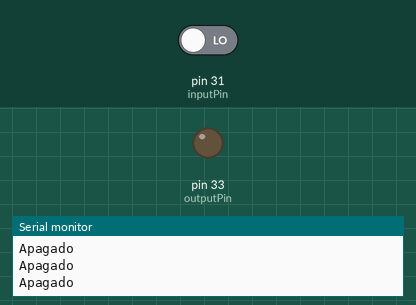
Bench run of a sketch on a simulated Arduino Mega 2560, built with avr-gcc and run on an emulated ATmega2560. Parts: output pins drawn as LEDs (lit = HIGH), the last lines printed to the serial monitor. The test bench sets the inputs (shaded band); at power-on: pin 31 (inputPin) LOW.

Above: at 2.8 s.
2.9 s: pin 31 (inputPin) driven HIGH
At 6.2 s:
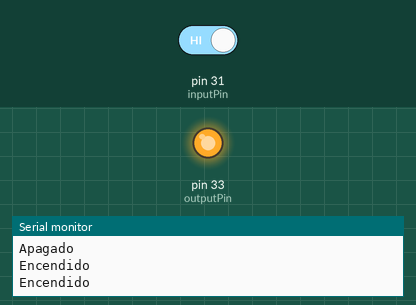
Timing chart, 0 to 12.5 s (numbered marks = the images above; inputs shaded):
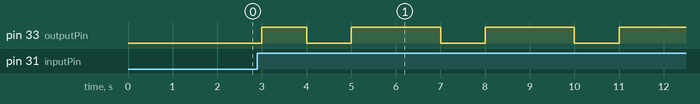

The sketch:

09_05_18_21_33_admin_hola.ino
```cpp
int inputPin = 31;
int outputPin = 33;
int value = 0;

void setup() {
  Serial.begin(115200);
  pinMode(inputPin, INPUT);
  pinMode(outputPin, OUTPUT);

}

void loop() {
  value = digitalRead(inputPin);

  if (value == HIGH){
      digitalWrite(outputPin, HIGH);
      Serial.println("Encendido");
      delay(1000);
      digitalWrite(outputPin, LOW);
      Serial.println("Apagado");
      delay(1000);
      digitalWrite(outputPin, HIGH);
      Serial.println("Encendido");
      delay(1000);
   }
   else{
      digitalWrite(outputPin, LOW);
      Serial.println("Apagado");
      delay(1000);
   }
}
```

Measured:
- after the input at 2.9 s, pin 33 (outputPin): LOW → HIGH after 0.10 s, then repeats every 3.0 s: LOW 1.0 s, HIGH 2.0 s
